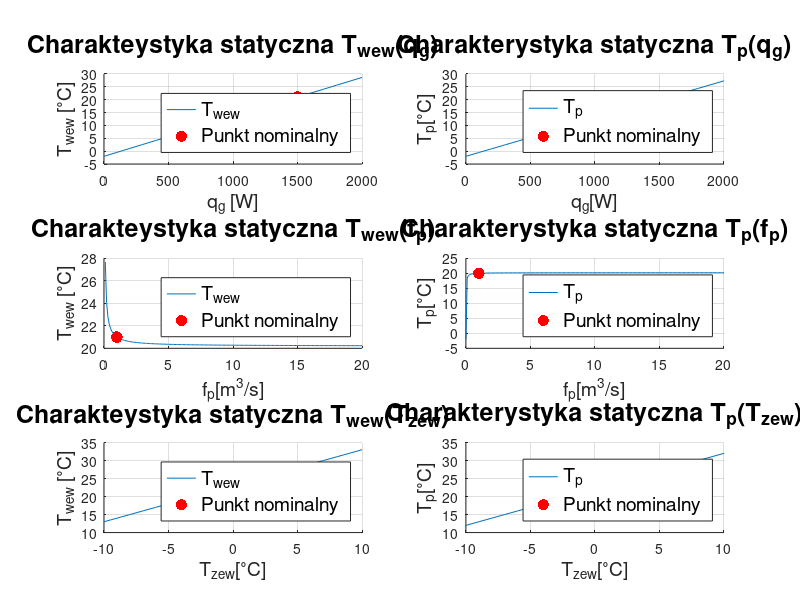

Source code (MATLAB):
%Skrypt rysuje charakterystyki statyczne
clear all;
clc;
%Dane nominalne:
TwewN=21;  
TpN=20;
TzewN=-2;
fpN=1;
qgN=1500;
%Parametry modelu:
c_p=1000;
ro_p=1.2;
a=15;
b=15;
h_wew=4;
h_p=2;
V_wew=a*b*h_wew;
V_p=(a*b*h_p)/3;
Cvw = c_p*ro_p*V_wew;
Cvp = c_p*ro_p*V_p;
%Obliczenie wspolczynnikow przenikalnosci;
Kw=(qgN-c_p*ro_p*fpN*TwewN+c_p*ro_p*fpN*TpN)/(TwewN-TzewN);
Kp=(c_p*ro_p*fpN*(TwewN-TpN))/(TpN-TzewN);
%%%%%%%%%%%%%%%%%%%%%%%%%%%%%%%%%%%%%%%%%%
qg=0:100:2000;
Tzew=-10:1:10;
fp=0:.1:20;
%%%%%%%%%%%%%%%%%%%%%%%%%%%%%%%%%%%%%%%%%%

%wykresy Twew(qg) i Tp(qg);
Tp =(c_p*ro_p*fpN*qg)/(c_p*ro_p*fpN*(Kp+Kw)+Kw*Kp)+TzewN;
Twew = (c_p*ro_p*fpN*Tp+Kp*Tp-Kp*TzewN)/(c_p*ro_p*fpN);
subplot(321);
hold on;
grid on;
xlabel('q_{g} [W]','FontSize',14);
ylabel('T_{wew} [^{\circ}C]','FontSize',14);
title('Charakteystyka statyczna T_{wew}(q_{g})','FontSize',18);
plot(qg,Twew);
plot(qgN,TwewN, 'r.', 'Markersize',25);
legend("T_{wew}","Punkt nominalny", 'Location','SouthEast','FontSize',14);
%%%%%%%%%%%%%%%%%%%%%%%%%%%%%%%%%%%%%%%%%%%%
subplot(322);
hold on;
grid on;
xlabel('q_{g}[W]','FontSize',14);
ylabel('T_{p}[^{\circ}C]','FontSize',14);
title('Charakterystyka statyczna T_{p}(q_{g})','FontSize',18);
plot(qg,Tp);
plot(qgN,TpN,'r.', 'Markersize',25);
legend("T_{p}","Punkt nominalny", 'Location','SouthEast','FontSize',14);

%wykresy Twew(fp) i Tp(fp)
Tp =(c_p*ro_p*fp*qgN)./(c_p*ro_p*fp*(Kp+Kw)+Kw*Kp)+TzewN;
Twew = (c_p*ro_p*fp.*Tp+Kp*Tp-Kp*TzewN)./(c_p*ro_p*fp);
subplot(323);
hold on;
grid on;
xlabel('f_{p}[m^3/s]','FontSize',14);
ylabel('T_{wew} [^{\circ}C]','FontSize',14);
title('Charakteystyka statyczna T_{wew}(f_{p})', 'FontSize', 18);
plot(fp,Twew);
plot(fpN,TwewN, 'r.', 'Markersize',25);
legend("T_{wew}","Punkt nominalny", 'Location','SouthEast','FontSize',14);
%%%%%%%%%%%%%%%%%%%%%%%%%%%%%%%%%%%%%%%%%%%%
subplot(324);
hold on;
grid on;
xlabel('f_{p}[m^3/s]','FontSize',14);
ylabel('T_{p}[^{\circ}C]','FontSize',14);
title('Charakterystyka statyczna T_{p}(f_{p})', 'FontSize', 18);
plot(fp,Tp);
plot(fpN,TpN,'r.', 'Markersize',25);
legend("T_{p}","Punkt nominalny", 'Location','SouthEast','FontSize',14);

%wykresy Twew(Tzew) i Tp(Tzew)
Tp =(c_p*ro_p*fpN*qgN)/(c_p*ro_p*fpN*(Kp+Kw)+Kw*Kp)+Tzew;
Twew = (c_p*ro_p*fpN*Tp+Kp*Tp-Kp*Tzew)/(c_p*ro_p*fpN);
subplot(325);
hold on;
grid on;
xlabel('T_{zew}[^{\circ}C]','FontSize',14);
ylabel('T_{wew} [^{\circ}C]','FontSize',14);
title('Charakteystyka statyczna T_{wew}(T_{zew})', 'FontSize',18);
plot(Tzew,Twew);
plot(TzewN,TwewN, 'r.', 'Markersize',25);
legend("T_{wew}","Punkt nominalny", 'Location','SouthEast','FontSize',14);
%%%%%%%%%%%%%%%%%%%%%%%%%%%%%%%%%%%%%%%%%%%%
subplot(326);
hold on;
grid on;
xlabel('T_{zew}[^{\circ}C]','FontSize',14);
ylabel('T_{p}[^{\circ}C]','FontSize',14);
title('Charakterystyka statyczna T_{p}(T_{zew})', 'FontSize',18);
plot(Tzew,Tp);
plot(TzewN,TpN,'r.', 'Markersize',25);
legend("T_{p}","Punkt nominalny", 'Location','SouthEast','FontSize',14);